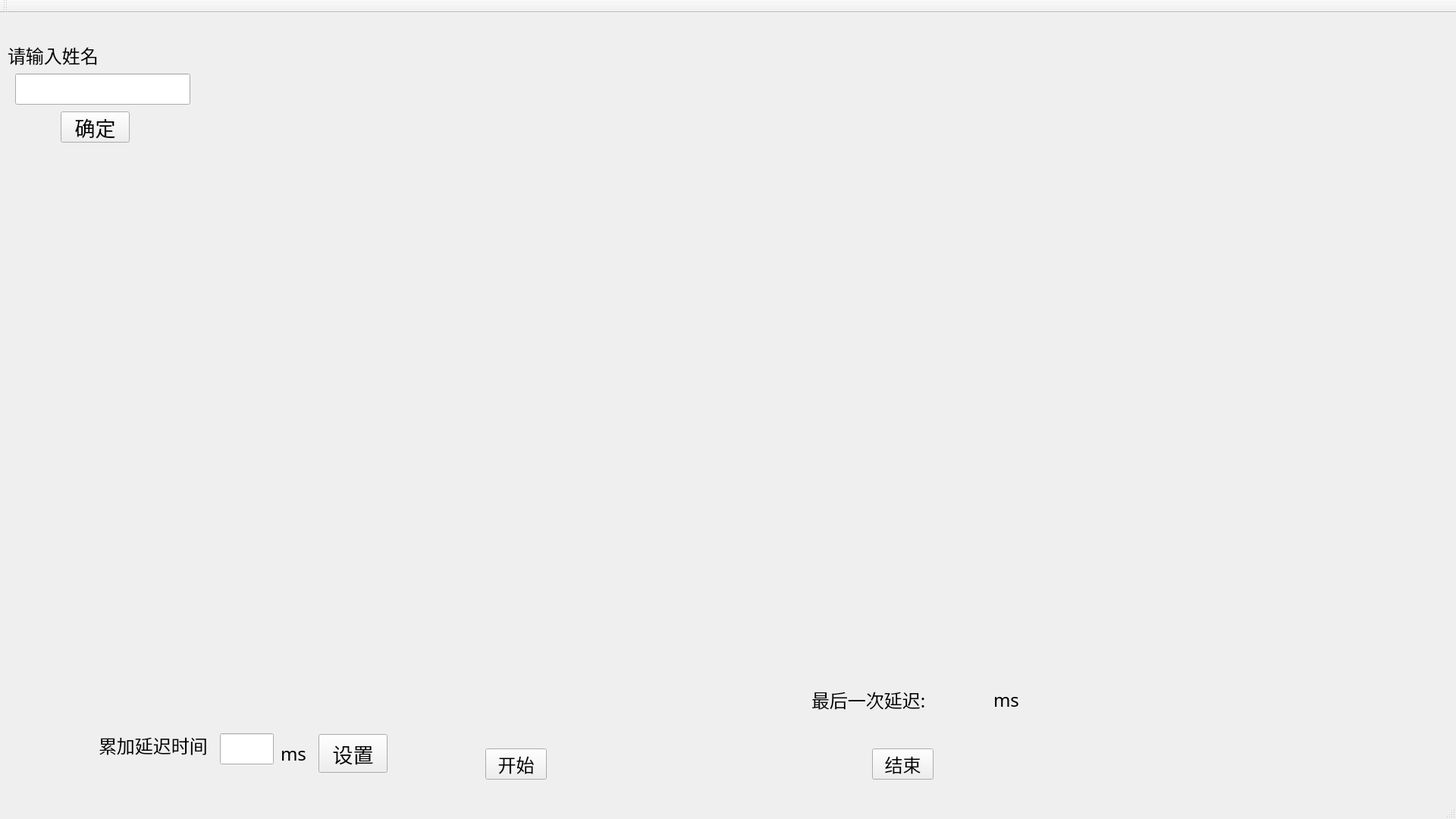
<?xml version="1.0" encoding="UTF-8"?>
<ui version="4.0">
 <class>MainWindow</class>
 <widget class="QMainWindow" name="MainWindow">
  <property name="geometry">
   <rect>
    <x>0</x>
    <y>0</y>
    <width>1920</width>
    <height>1080</height>
   </rect>
  </property>
  <property name="windowTitle">
   <string>MainWindow</string>
  </property>
  <widget class="QWidget" name="centralWidget">
   <widget class="QPushButton" name="pushButton">
    <property name="geometry">
     <rect>
      <x>640</x>
      <y>970</y>
      <width>81</width>
      <height>41</height>
     </rect>
    </property>
    <property name="font">
     <font>
      <family>宋体</family>
      <pointsize>18</pointsize>
     </font>
    </property>
    <property name="text">
     <string>开始</string>
    </property>
   </widget>
   <widget class="QPushButton" name="pushButton_2">
    <property name="geometry">
     <rect>
      <x>1150</x>
      <y>970</y>
      <width>81</width>
      <height>41</height>
     </rect>
    </property>
    <property name="font">
     <font>
      <family>宋体</family>
      <pointsize>18</pointsize>
     </font>
    </property>
    <property name="text">
     <string>结束</string>
    </property>
   </widget>
   <widget class="QLabel" name="label_2">
    <property name="geometry">
     <rect>
      <x>1240</x>
      <y>890</y>
      <width>61</width>
      <height>31</height>
     </rect>
    </property>
    <property name="font">
     <font>
      <family>宋体</family>
      <pointsize>18</pointsize>
     </font>
    </property>
    <property name="text">
     <string/>
    </property>
   </widget>
   <widget class="QLabel" name="label">
    <property name="geometry">
     <rect>
      <x>1070</x>
      <y>880</y>
      <width>171</width>
      <height>51</height>
     </rect>
    </property>
    <property name="font">
     <font>
      <family>宋体</family>
      <pointsize>18</pointsize>
     </font>
    </property>
    <property name="text">
     <string>最后一次延迟:</string>
    </property>
   </widget>
   <widget class="QLabel" name="label_5">
    <property name="geometry">
     <rect>
      <x>1310</x>
      <y>890</y>
      <width>51</width>
      <height>31</height>
     </rect>
    </property>
    <property name="font">
     <font>
      <family>宋体</family>
      <pointsize>18</pointsize>
     </font>
    </property>
    <property name="text">
     <string>ms</string>
    </property>
   </widget>
   <widget class="QPushButton" name="pushButton_3">
    <property name="geometry">
     <rect>
      <x>420</x>
      <y>951</y>
      <width>91</width>
      <height>51</height>
     </rect>
    </property>
    <property name="font">
     <font>
      <family>AcadEref</family>
      <pointsize>20</pointsize>
     </font>
    </property>
    <property name="text">
     <string>设置</string>
    </property>
   </widget>
   <widget class="QLabel" name="label_4">
    <property name="geometry">
     <rect>
      <x>130</x>
      <y>940</y>
      <width>151</width>
      <height>51</height>
     </rect>
    </property>
    <property name="font">
     <font>
      <family>宋体</family>
      <pointsize>18</pointsize>
     </font>
    </property>
    <property name="text">
     <string>累加延迟时间：</string>
    </property>
   </widget>
   <widget class="QLabel" name="label_3">
    <property name="geometry">
     <rect>
      <x>370</x>
      <y>961</y>
      <width>51</width>
      <height>31</height>
     </rect>
    </property>
    <property name="font">
     <font>
      <family>宋体</family>
      <pointsize>18</pointsize>
     </font>
    </property>
    <property name="text">
     <string>ms</string>
    </property>
   </widget>
   <widget class="QLineEdit" name="lineEdit">
    <property name="geometry">
     <rect>
      <x>290</x>
      <y>950</y>
      <width>71</width>
      <height>41</height>
     </rect>
    </property>
    <property name="font">
     <font>
      <family>AcadEref</family>
      <pointsize>20</pointsize>
     </font>
    </property>
   </widget>
   <widget class="QPushButton" name="pushButton_4">
    <property name="geometry">
     <rect>
      <x>80</x>
      <y>130</y>
      <width>91</width>
      <height>41</height>
     </rect>
    </property>
    <property name="font">
     <font>
      <family>AcadEref</family>
      <pointsize>20</pointsize>
     </font>
    </property>
    <property name="text">
     <string>确定</string>
    </property>
   </widget>
   <widget class="QLineEdit" name="lineEdit_2">
    <property name="geometry">
     <rect>
      <x>20</x>
      <y>80</y>
      <width>231</width>
      <height>41</height>
     </rect>
    </property>
    <property name="font">
     <font>
      <family>宋体</family>
      <pointsize>20</pointsize>
     </font>
    </property>
   </widget>
   <widget class="QLabel" name="label_6">
    <property name="geometry">
     <rect>
      <x>10</x>
      <y>40</y>
      <width>131</width>
      <height>31</height>
     </rect>
    </property>
    <property name="font">
     <font>
      <family>宋体</family>
      <pointsize>18</pointsize>
     </font>
    </property>
    <property name="text">
     <string>请输入姓名</string>
    </property>
   </widget>
  </widget>
  <widget class="QMenuBar" name="menuBar">
   <property name="geometry">
    <rect>
     <x>0</x>
     <y>0</y>
     <width>1920</width>
     <height>23</height>
    </rect>
   </property>
  </widget>
  <widget class="QToolBar" name="mainToolBar">
   <attribute name="toolBarArea">
    <enum>TopToolBarArea</enum>
   </attribute>
   <attribute name="toolBarBreak">
    <bool>false</bool>
   </attribute>
  </widget>
  <widget class="QStatusBar" name="statusBar"/>
 </widget>
 <layoutdefault spacing="6" margin="11"/>
 <resources/>
 <connections/>
</ui>
